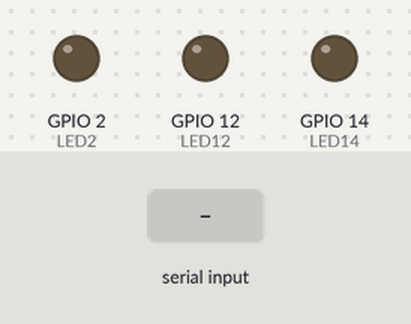
This sketch was run on a simulated ESP32. Shown: output pins drawn as LEDs (lit = HIGH). Inputs (shaded band) come from the test bench. Nothing arrives over Bluetooth unless stated.

Above: at 1.2 s.
1.3 s: "1" received over the second serial link
At 2.1 s:
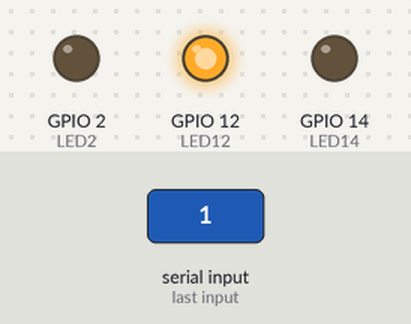
2.8 s: "3" received over the second serial link
At 3.2 s:
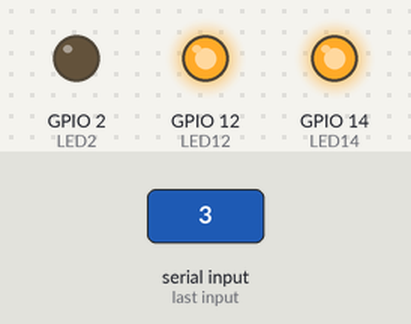
4.3 s: "2" received over the second serial link
At 5.5 s:
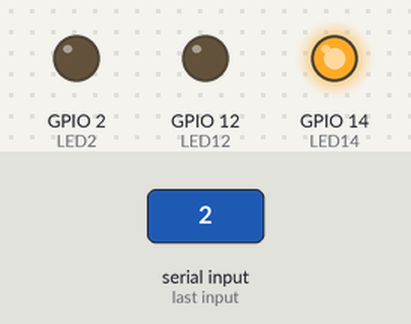
5.8 s: "5" received over the second serial link
At 6.7 s:
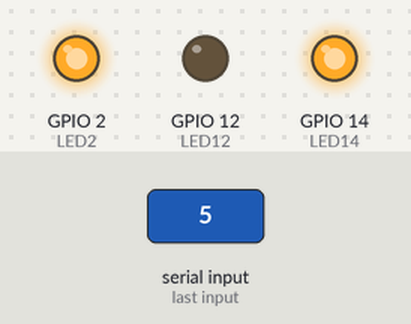
7.3 s: "4" received over the second serial link
At 7.8 s:
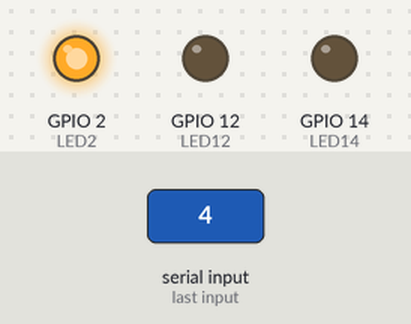
8.8 s: "6" received over the second serial link
At 10.2 s:
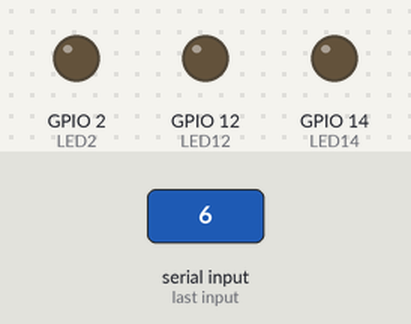
Timing chart, 0 to 11.3 s (numbered marks = the images above; inputs shaded):
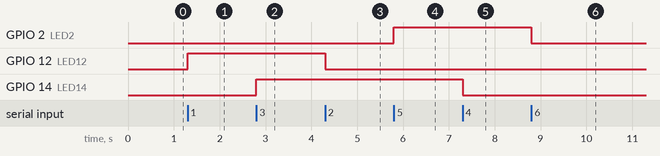

Measured:
- after the input at 1.3 s, GPIO 12 (LED12): LOW → HIGH at once
- after the input at 2.8 s, GPIO 14 (LED14): LOW → HIGH at once
- after the input at 4.3 s, GPIO 12 (LED12): HIGH → LOW at once
- after the input at 5.8 s, GPIO 2 (LED2): LOW → HIGH at once
- after the input at 7.3 s, GPIO 14 (LED14): HIGH → LOW at once
- after the input at 8.8 s, GPIO 2 (LED2): HIGH → LOW at once

The sketch:

LEDBT.ino
```cpp
#include "BluetoothSerial.h"

#if !defined(CONFIG_BT_ENABLED) || !defined(CONFIG_BLUEDROID_ENABLED)
#error Bluetooth no activado! Activa la conexion Bluetooth.
#endif

BluetoothSerial SerialBT;

char caracter;
#define LED12 12 // LED en terminal D12
#define LED14 14 // LED en terminal D14
#define LED2 2 // LED en terminal D02

void setup() {
SerialBT.begin("ESP32test"); //Nombre del Bluetooth (personalizable)
pinMode(LED12, OUTPUT);
pinMode(LED14, OUTPUT);
pinMode(LED2, OUTPUT);
}

void loop() {
  if(SerialBT.available()) {
  caracter = SerialBT.read();

  if(caracter == '1')
  {
  digitalWrite(LED12, HIGH);
  }

  if(caracter == '2')
  {
  digitalWrite(LED12, LOW);
  }

  if(caracter == '3')
  {
  digitalWrite(LED14, HIGH);
  }

  if(caracter == '4')
  {
  digitalWrite(LED14, LOW);
  }

  if(caracter == '5')
  {
  digitalWrite(LED2, HIGH);
  }

  if(caracter == '6')
  {
  digitalWrite(LED2, LOW);
  }

  }
}
```
